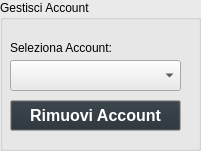
     <widget class="QGroupBox" name="groupBox_7">
      <property name="geometry">
       <rect>
        <x>30</x>
        <y>70</y>
        <width>201</width>
        <height>151</height>
       </rect>
      </property>
      <property name="palette">
       <palette>
        <active>
         <colorrole role="WindowText">
          <brush brushstyle="SolidPattern">
           <color alpha="255">
            <red>0</red>
            <green>0</green>
            <blue>0</blue>
           </color>
          </brush>
         </colorrole>
         <colorrole role="Button">
          <brush brushstyle="SolidPattern">
           <color alpha="255">
            <red>234</red>
            <green>234</green>
            <blue>234</blue>
           </color>
          </brush>
         </colorrole>
         <colorrole role="Light">
          <brush brushstyle="SolidPattern">
           <color alpha="255">
            <red>255</red>
            <green>255</green>
            <blue>255</blue>
           </color>
          </brush>
         </colorrole>
         <colorrole role="Midlight">
          <brush brushstyle="SolidPattern">
           <color alpha="255">
            <red>244</red>
            <green>244</green>
            <blue>244</blue>
           </color>
          </brush>
         </colorrole>
         <colorrole role="Dark">
          <brush brushstyle="SolidPattern">
           <color alpha="255">
            <red>117</red>
            <green>117</green>
            <blue>117</blue>
           </color>
          </brush>
         </colorrole>
         <colorrole role="Mid">
          <brush brushstyle="SolidPattern">
           <color alpha="255">
            <red>156</red>
            <green>156</green>
            <blue>156</blue>
           </color>
          </brush>
         </colorrole>
         <colorrole role="Text">
          <brush brushstyle="SolidPattern">
           <color alpha="255">
            <red>0</red>
            <green>0</green>
            <blue>0</blue>
           </color>
          </brush>
         </colorrole>
         <colorrole role="BrightText">
          <brush brushstyle="SolidPattern">
           <color alpha="255">
            <red>255</red>
            <green>255</green>
            <blue>255</blue>
           </color>
          </brush>
         </colorrole>
         <colorrole role="ButtonText">
          <brush brushstyle="SolidPattern">
           <color alpha="255">
            <red>0</red>
            <green>0</green>
            <blue>0</blue>
           </color>
          </brush>
         </colorrole>
         <colorrole role="Base">
          <brush brushstyle="SolidPattern">
           <color alpha="255">
            <red>255</red>
            <green>255</green>
            <blue>255</blue>
           </color>
          </brush>
         </colorrole>
         <colorrole role="Window">
          <brush brushstyle="SolidPattern">
           <color alpha="255">
            <red>234</red>
            <green>234</green>
            <blue>234</blue>
           </color>
          </brush>
         </colorrole>
         <colorrole role="Shadow">
          <brush brushstyle="SolidPattern">
           <color alpha="255">
            <red>0</red>
            <green>0</green>
            <blue>0</blue>
           </color>
          </brush>
         </colorrole>
         <colorrole role="AlternateBase">
          <brush brushstyle="SolidPattern">
           <color alpha="255">
            <red>244</red>
            <green>244</green>
            <blue>244</blue>
           </color>
          </brush>
         </colorrole>
         <colorrole role="ToolTipBase">
          <brush brushstyle="SolidPattern">
           <color alpha="255">
            <red>255</red>
            <green>255</green>
            <blue>220</blue>
           </color>
          </brush>
         </colorrole>
         <colorrole role="ToolTipText">
          <brush brushstyle="SolidPattern">
           <color alpha="255">
            <red>0</red>
            <green>0</green>
            <blue>0</blue>
           </color>
          </brush>
         </colorrole>
         <colorrole role="PlaceholderText">
          <brush brushstyle="SolidPattern">
           <color alpha="127">
            <red>0</red>
            <green>0</green>
            <blue>0</blue>
           </color>
          </brush>
         </colorrole>
         <colorrole role="Accent">
          <brush brushstyle="SolidPattern">
           <color alpha="255">
            <red>255</red>
            <green>255</green>
            <blue>255</blue>
           </color>
          </brush>
         </colorrole>
        </active>
        <inactive>
         <colorrole role="WindowText">
          <brush brushstyle="SolidPattern">
           <color alpha="255">
            <red>0</red>
            <green>0</green>
            <blue>0</blue>
           </color>
          </brush>
         </colorrole>
         <colorrole role="Button">
          <brush brushstyle="SolidPattern">
           <color alpha="255">
            <red>234</red>
            <green>234</green>
            <blue>234</blue>
           </color>
          </brush>
         </colorrole>
         <colorrole role="Light">
          <brush brushstyle="SolidPattern">
           <color alpha="255">
            <red>255</red>
            <green>255</green>
            <blue>255</blue>
           </color>
          </brush>
         </colorrole>
         <colorrole role="Midlight">
          <brush brushstyle="SolidPattern">
           <color alpha="255">
            <red>244</red>
            <green>244</green>
            <blue>244</blue>
           </color>
          </brush>
         </colorrole>
         <colorrole role="Dark">
          <brush brushstyle="SolidPattern">
           <color alpha="255">
            <red>117</red>
            <green>117</green>
            <blue>117</blue>
           </color>
          </brush>
         </colorrole>
         <colorrole role="Mid">
          <brush brushstyle="SolidPattern">
           <color alpha="255">
            <red>156</red>
            <green>156</green>
            <blue>156</blue>
           </color>
          </brush>
         </colorrole>
         <colorrole role="Text">
          <brush brushstyle="SolidPattern">
           <color alpha="255">
            <red>0</red>
            <green>0</green>
            <blue>0</blue>
           </color>
          </brush>
         </colorrole>
         <colorrole role="BrightText">
          <brush brushstyle="SolidPattern">
           <color alpha="255">
            <red>255</red>
            <green>255</green>
            <blue>255</blue>
           </color>
          </brush>
         </colorrole>
         <colorrole role="ButtonText">
          <brush brushstyle="SolidPattern">
           <color alpha="255">
            <red>0</red>
            <green>0</green>
            <blue>0</blue>
           </color>
          </brush>
         </colorrole>
         <colorrole role="Base">
          <brush brushstyle="SolidPattern">
           <color alpha="255">
            <red>255</red>
            <green>255</green>
            <blue>255</blue>
           </color>
          </brush>
         </colorrole>
         <colorrole role="Window">
          <brush brushstyle="SolidPattern">
           <color alpha="255">
            <red>234</red>
            <green>234</green>
            <blue>234</blue>
           </color>
          </brush>
         </colorrole>
         <colorrole role="Shadow">
          <brush brushstyle="SolidPattern">
           <color alpha="255">
            <red>0</red>
            <green>0</green>
            <blue>0</blue>
           </color>
          </brush>
         </colorrole>
         <colorrole role="AlternateBase">
          <brush brushstyle="SolidPattern">
           <color alpha="255">
            <red>244</red>
            <green>244</green>
            <blue>244</blue>
           </color>
          </brush>
         </colorrole>
         <colorrole role="ToolTipBase">
          <brush brushstyle="SolidPattern">
           <color alpha="255">
            <red>255</red>
            <green>255</green>
            <blue>220</blue>
           </color>
          </brush>
         </colorrole>
         <colorrole role="ToolTipText">
          <brush brushstyle="SolidPattern">
           <color alpha="255">
            <red>0</red>
            <green>0</green>
            <blue>0</blue>
           </color>
          </brush>
         </colorrole>
         <colorrole role="PlaceholderText">
          <brush brushstyle="SolidPattern">
           <color alpha="127">
            <red>0</red>
            <green>0</green>
            <blue>0</blue>
           </color>
          </brush>
         </colorrole>
         <colorrole role="Accent">
          <brush brushstyle="SolidPattern">
           <color alpha="255">
            <red>255</red>
            <green>255</green>
            <blue>255</blue>
           </color>
          </brush>
         </colorrole>
        </inactive>
        <disabled>
         <colorrole role="WindowText">
          <brush brushstyle="SolidPattern">
           <color alpha="255">
            <red>117</red>
            <green>117</green>
            <blue>117</blue>
           </color>
          </brush>
         </colorrole>
         <colorrole role="Button">
          <brush brushstyle="SolidPattern">
           <color alpha="255">
            <red>234</red>
            <green>234</green>
            <blue>234</blue>
           </color>
          </brush>
         </colorrole>
         <colorrole role="Light">
          <brush brushstyle="SolidPattern">
           <color alpha="255">
            <red>255</red>
            <green>255</green>
            <blue>255</blue>
           </color>
          </brush>
         </colorrole>
         <colorrole role="Midlight">
          <brush brushstyle="SolidPattern">
           <color alpha="255">
            <red>244</red>
            <green>244</green>
            <blue>244</blue>
           </color>
          </brush>
         </colorrole>
         <colorrole role="Dark">
          <brush brushstyle="SolidPattern">
           <color alpha="255">
            <red>117</red>
            <green>117</green>
            <blue>117</blue>
           </color>
          </brush>
         </colorrole>
         <colorrole role="Mid">
          <brush brushstyle="SolidPattern">
           <color alpha="255">
            <red>156</red>
            <green>156</green>
            <blue>156</blue>
           </color>
          </brush>
         </colorrole>
         <colorrole role="Text">
          <brush brushstyle="SolidPattern">
           <color alpha="255">
            <red>117</red>
            <green>117</green>
            <blue>117</blue>
           </color>
          </brush>
         </colorrole>
         <colorrole role="BrightText">
          <brush brushstyle="SolidPattern">
           <color alpha="255">
            <red>255</red>
            <green>255</green>
            <blue>255</blue>
           </color>
          </brush>
         </colorrole>
         <colorrole role="ButtonText">
          <brush brushstyle="SolidPattern">
           <color alpha="255">
            <red>117</red>
            <green>117</green>
            <blue>117</blue>
           </color>
          </brush>
         </colorrole>
         <colorrole role="Base">
          <brush brushstyle="SolidPattern">
           <color alpha="255">
            <red>234</red>
            <green>234</green>
            <blue>234</blue>
           </color>
          </brush>
         </colorrole>
         <colorrole role="Window">
          <brush brushstyle="SolidPattern">
           <color alpha="255">
            <red>234</red>
            <green>234</green>
            <blue>234</blue>
           </color>
          </brush>
         </colorrole>
         <colorrole role="Shadow">
          <brush brushstyle="SolidPattern">
           <color alpha="255">
            <red>0</red>
            <green>0</green>
            <blue>0</blue>
           </color>
          </brush>
         </colorrole>
         <colorrole role="AlternateBase">
          <brush brushstyle="SolidPattern">
           <color alpha="255">
            <red>234</red>
            <green>234</green>
            <blue>234</blue>
           </color>
          </brush>
         </colorrole>
         <colorrole role="ToolTipBase">
          <brush brushstyle="SolidPattern">
           <color alpha="255">
            <red>255</red>
            <green>255</green>
            <blue>220</blue>
           </color>
          </brush>
         </colorrole>
         <colorrole role="ToolTipText">
          <brush brushstyle="SolidPattern">
           <color alpha="255">
            <red>0</red>
            <green>0</green>
            <blue>0</blue>
           </color>
          </brush>
         </colorrole>
         <colorrole role="PlaceholderText">
          <brush brushstyle="SolidPattern">
           <color alpha="127">
            <red>117</red>
            <green>117</green>
            <blue>117</blue>
           </color>
          </brush>
         </colorrole>
         <colorrole role="Accent">
          <brush brushstyle="SolidPattern">
           <color alpha="255">
            <red>255</red>
            <green>255</green>
            <blue>255</blue>
           </color>
          </brush>
         </colorrole>
        </disabled>
       </palette>
      </property>
      <property name="autoFillBackground">
       <bool>true</bool>
      </property>
      <property name="title">
       <string>Gestisci Account</string>
      </property>
      <property name="flat">
       <bool>true</bool>
      </property>
      <property name="checkable">
       <bool>false</bool>
      </property>
      <widget class="QLabel" name="label_20">
       <property name="geometry">
        <rect>
         <x>10</x>
         <y>40</y>
         <width>121</width>
         <height>16</height>
        </rect>
       </property>
       <property name="text">
        <string>Seleziona Account:</string>
       </property>
      </widget>
      <widget class="QComboBox" name="cmbSeleziona">
       <property name="geometry">
        <rect>
         <x>10</x>
         <y>60</y>
         <width>171</width>
         <height>31</height>
        </rect>
       </property>
       <property name="autoFillBackground">
        <bool>true</bool>
       </property>
      </widget>
      <widget class="QPushButton" name="btnRimAccount">
       <property name="geometry">
        <rect>
         <x>10</x>
         <y>100</y>
         <width>171</width>
         <height>31</height>
        </rect>
       </property>
       <property name="palette">
        <palette>
         <active>
          <colorrole role="Button">
           <brush brushstyle="SolidPattern">
            <color alpha="255">
             <red>37</red>
             <green>46</green>
             <blue>53</blue>
            </color>
           </brush>
          </colorrole>
          <colorrole role="ButtonText">
           <brush brushstyle="SolidPattern">
            <color alpha="255">
             <red>255</red>
             <green>255</green>
             <blue>255</blue>
            </color>
           </brush>
          </colorrole>
         </active>
         <inactive>
          <colorrole role="Button">
           <brush brushstyle="SolidPattern">
            <color alpha="255">
             <red>37</red>
             <green>46</green>
             <blue>53</blue>
            </color>
           </brush>
          </colorrole>
          <colorrole role="ButtonText">
           <brush brushstyle="SolidPattern">
            <color alpha="255">
             <red>255</red>
             <green>255</green>
             <blue>255</blue>
            </color>
           </brush>
          </colorrole>
         </inactive>
         <disabled>
          <colorrole role="Button">
           <brush brushstyle="SolidPattern">
            <color alpha="255">
             <red>37</red>
             <green>46</green>
             <blue>53</blue>
            </color>
           </brush>
          </colorrole>
         </disabled>
        </palette>
       </property>
       <property name="font">
        <font>
         <family>Arial</family>
         <pointsize>12</pointsize>
         <bold>true</bold>
        </font>
       </property>
       <property name="text">
        <string>Rimuovi Account</string>
       </property>
      </widget>
     </widget>
